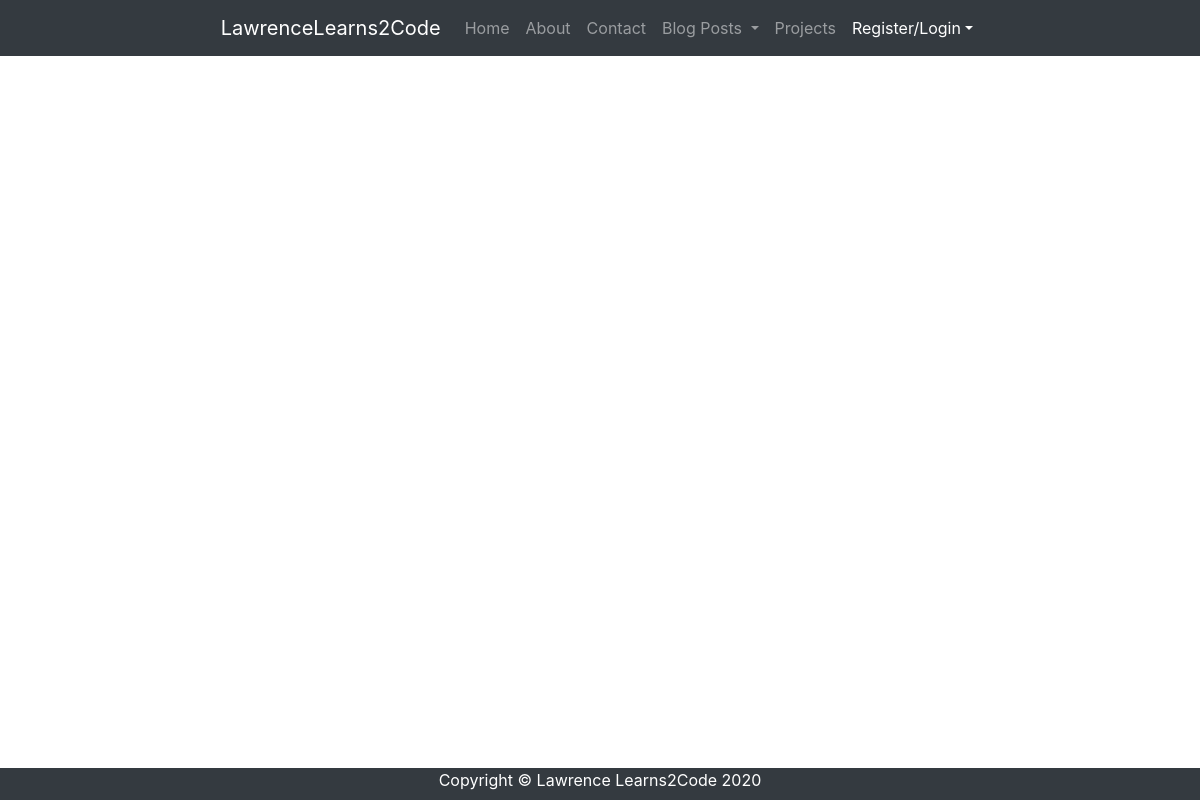
/blog/, run on an earlier commit of the app's database.
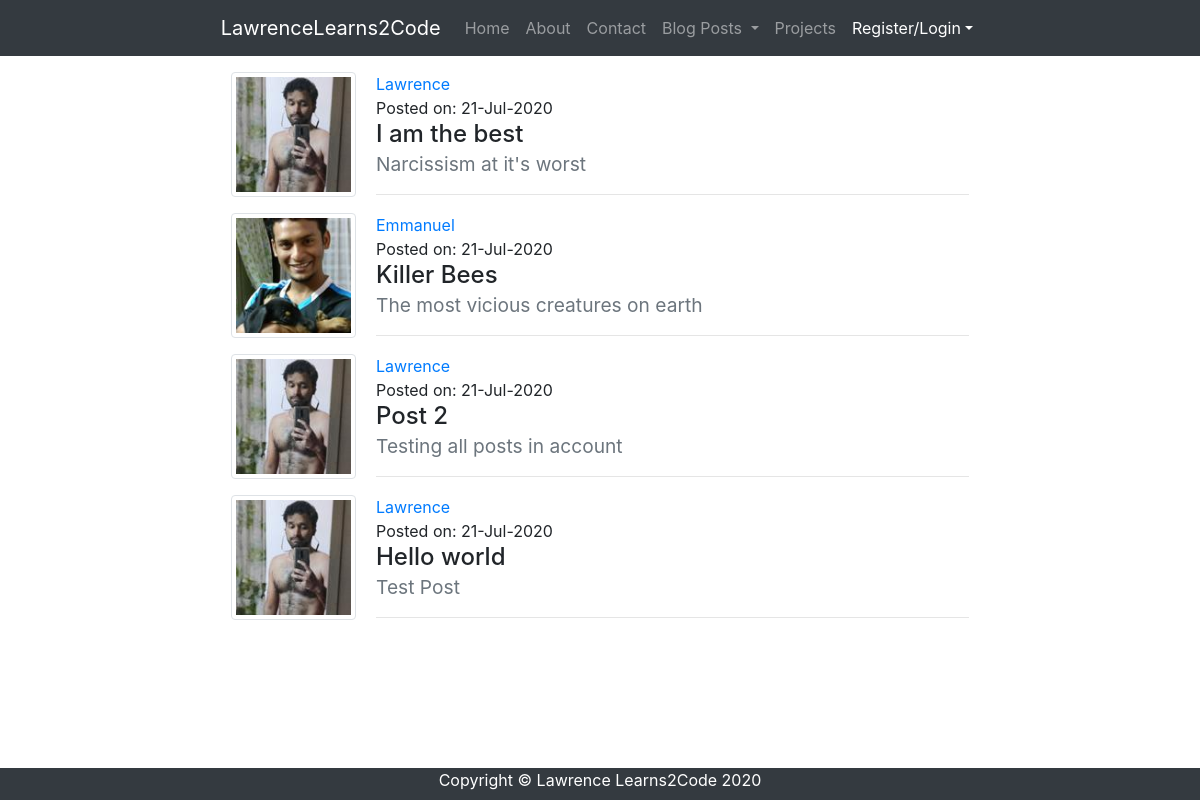
And on a later commit of the database.
### lawrencelearns2code/models.py (models this page shows, shortened)
class Post(db.Model):
    id = db.Column(db.Integer, primary_key=True)
    title = db.Column(db.String(100), nullable=False)
    date_posted = db.Column(db.DateTime, nullable=False, default=datetime.utcnow)
    subtitle = db.Column(db.String(150), nullable=False)
    content = db.Column(db.Text, nullable=False)
    user_id = db.Column(db.Integer, db.ForeignKey('user.id'), nullable=False)

class User(db.Model, UserMixin):
    id = db.Column(db.Integer, primary_key=True)
    username = db.Column(db.String(20), unique=True, nullable=False)
    email = db.Column(db.String(120), unique=True, nullable=False)
    image_file = db.Column(db.String(20), nullable=False, default='default.jpg')
    password = db.Column(db.String(60), nullable=False)
    posts = db.relationship('Post', backref='author', lazy=True)

### lawrencelearns2code/routes.py (the view)
@app.route('/blog/', methods=['GET'])
def blog():
    posts = Post.query.order_by(desc('date_posted')).all()
    return render_template('blog.html', posts=posts)

### lawrencelearns2code/templates/blog.html (shortened to what this page needs)
{% extends 'layout.html' %}
{% block content %}
    <div class="content-section m-3">
        {% for post in posts %}
            <div class="media">
                <img class="img-thumbnail account-img" src="{{ url_for('static', filename='images/profile-pictures/' + post.author.image_file) }}">
                <div class="media-body">
                    <div class="m-0">
                        <a href="{{url_for('account', user_id=post.user_id)}}" class="float-left">{{post.author.username}}</a>
                    </div>
                    <div class="m-0">
                        <p class="mb-0">Posted on: {{post.date_posted.strftime('%d-%b-%Y')}}</p>
                        <h4>{{post.title}}</br><small class="text-muted">{{post.subtitle}}</small></h4>
                        <hr>
                    </div>
                </div>
            </div>
        {% endfor %}
    </div>
{% endblock content %}

### lawrencelearns2code/templates/layout.html (shortened to what this page needs)
<!DOCTYPE html>
<html lang="en">
<head>
  <link href="{{ url_for('static', filename='vendor/bootstrap/css/bootstrap.min.css') }}" rel="stylesheet">
  <link href="{{ url_for('static', filename='vendor/font-awesome-4.7.0/css/font-awesome.min.css') }}" rel="stylesheet">
  <link href="{{ url_for('static', filename='css/blog-post.css') }}" rel="stylesheet">
</head>
<body class="d-flex flex-column min-vh-100">
  <nav class="navbar navbar-expand-lg navbar-dark bg-dark fixed-top p">
    <div class="container-fluid">
      <a class="navbar-brand" href="{{ url_for('home') }}">
        LawrenceLearns2Code
      </a>
      <div class="collapse navbar-collapse" id="navbarResponsive">
        <ul class="navbar-nav ml-auto">
          <li class="nav-item">
            <a class="nav-link" href="{{ url_for('home') }}">Home
            </a>
          </li>
          <li class="nav-item">
            <a class="nav-link" href="{{ url_for('about') }}">About</a>
          </li>
          <li class="nav-item">
            <a class="nav-link" href="{{ url_for('home') }}">Contact</a>
          </li>
          <li class="nav-item dropdown">
            <a class="nav-link dropdown-toggle" href="#" role="button" data-toggle="dropdown" aria-haspopup="true" aria-expanded="false">
              Blog Posts
            </a>
          </li>
          <li class="nav-item">
            <a class="nav-link" href="#">Projects</a>
          </li>
          <li class="nav-item active dropdown">
            {% if current_user.is_authenticated %}
              <a class="nav-link dropdown-toggle" href="#" role="button" data-toggle="dropdown" aria-haspopup="true" aria-expanded="false">{{current_user.username}}</a>
              <div class="dropdown-menu" aria-labelledby="navbarDropdown">
                <a class="dropdown-item" href="{{url_for('account', user_id=current_user.id)}}">Account</a>
                <a class="dropdown-item" href="{{url_for('logout')}}">Logout</a>
              </div>
            {% else %}
              <a class="nav-link dropdown-toggle" href="#" role="button" data-toggle="dropdown" aria-haspopup="true" aria-expanded="false">Register/Login</a>
            {% endif %}
          </li>
        </ul>
      </div>
    </div>
  </nav>
  <div class="container-fluid">
    <div class="row">
      <div class="col-lg-2">
      </div>
      <div class="col-lg-8">
        {% block content %}{% endblock content %}
      </div>
    </div>
  </div>
  <footer class="mt-auto bg-dark" style="height: 2rem;">
    <div class="container">
      <p class="m-0 text-center text-white">Copyright &copy; Lawrence Learns2Code 2020</p>
    </div>
  </footer>
</body>
</html>

### lawrencelearns2code/static/css/blog-post.css (style rules this page uses)
body { padding-top: 56px; }
.account-img { height: 125px; width: 125px; margin-right: 20px; margin-bottom: 16px; }

What changed in the data, as far as the page shows it:
added Post: image_file (picture), author.username "Lawrence", date_posted "21-Jul-2020", title "I am the best", subtitle "Narcissism at it's worst"
added Post: image_file (picture), author.username "Emmanuel", date_posted "21-Jul-2020", title "Killer Bees", subtitle "The most vicious creatures on earth"
added Post: image_file (picture), author.username "Lawrence", date_posted "21-Jul-2020", title "Post 2", subtitle "Testing all posts in account"
added Post: image_file (picture), author.username "Lawrence", date_posted "21-Jul-2020", title "Hello world", subtitle "Test Post"
